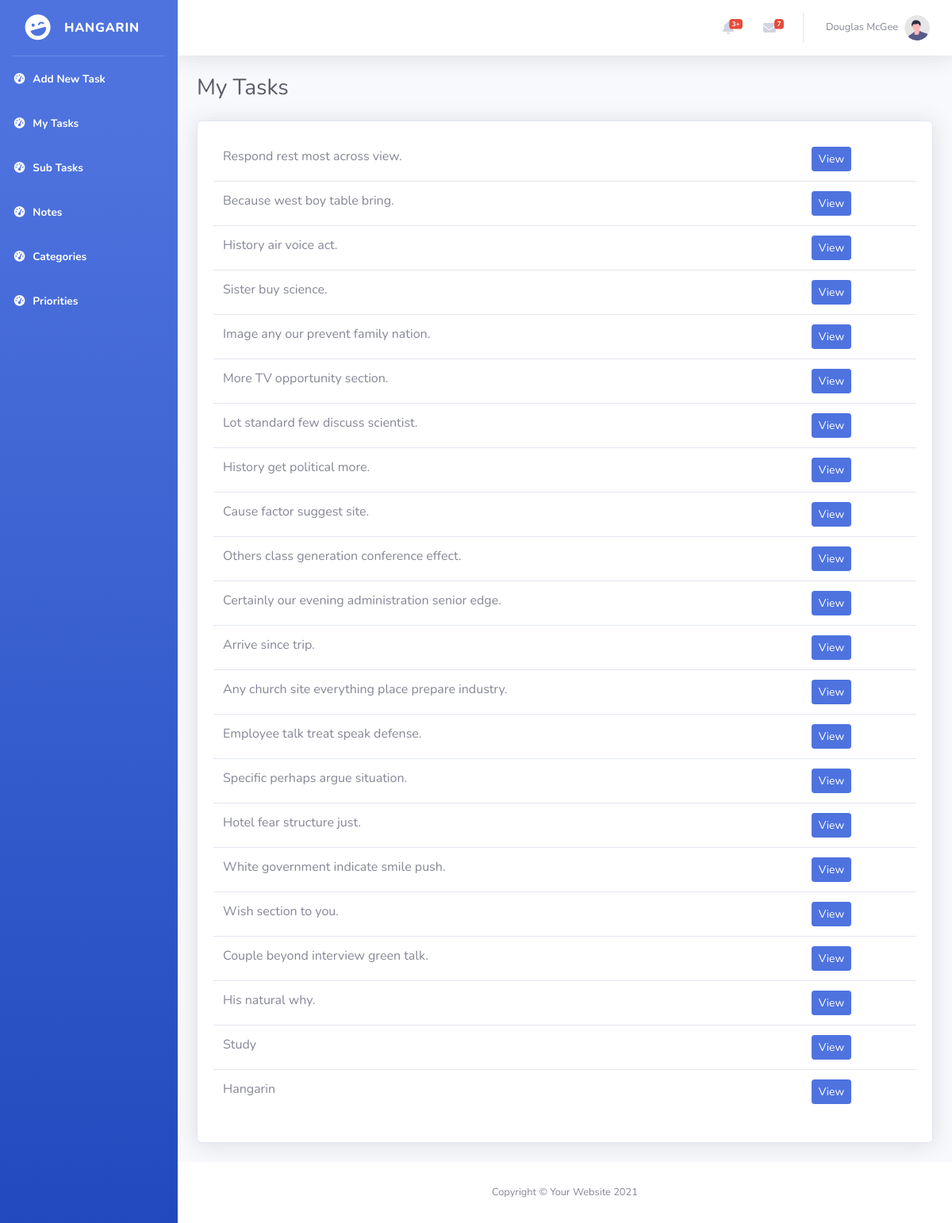
The page / on the database its author committed.
### tasks/models.py (models this page shows, shortened)
class BaseModel(models.Model):
    created_at = models.DateTimeField(auto_now_add=True)
    updated_at = models.DateTimeField(auto_now=True)
    class Meta:
        abstract = True

class Task(BaseModel):
    STATUS_CHOICES = [
        ("Pending", "Pending"),
        ("In Progress", "In Progress"),
        ("Completed", "Completed"),
    ]
    title = models.CharField(max_length=200)
    description = models.TextField()
    deadline = models.DateTimeField()
    status = models.CharField(
        max_length=50,
        choices=STATUS_CHOICES,
        default="Pending"
    )
    category = models.ForeignKey(Category, on_delete=models.CASCADE)
    priority = models.ForeignKey(Priority, on_delete=models.CASCADE)

### tasks/views.py (the view)
# urls.py: path('', TaskListView.as_view(), name='task-list'),
class TaskListView(ListView):
    model = Task
    template_name = 'tasks_list.html'
    context_object_name = 'tasks'

### templates/tasks_list.html (shortened to what this page needs)
{% load static %}
<!DOCTYPE html>
<html lang="en">
<head>
    <link href="{% static 'vendor/fontawesome-free/css/all.min.css' %}" rel="stylesheet" type="text/css">
    <link href="{% static 'css/sb-admin-2.min.css' %}" rel="stylesheet">
</head>
<body id="page-top">
    <div id="wrapper">
        <ul class="navbar-nav bg-gradient-primary sidebar sidebar-dark accordion" id="accordionSidebar">
            <a class="sidebar-brand d-flex align-items-center justify-content-center" href="index.html">
                <div class="sidebar-brand-icon rotate-n-15">
                    <i class="fas fa-laugh-wink"></i>
                </div>
                <div class="sidebar-brand-text mx-3">HANGARIN </div>
            </a>
            <hr class="sidebar-divider my-0">
             <li class="nav-item active">
                <a class="nav-link" href="{% url 'task-add' %}">
                    <i class="fas fa-fw fa-tachometer-alt"></i>
                    <span>Add New Task</span></a>
            </li>
            <li class="nav-item active">
                <a class="nav-link" href="{% url 'task-list' %}">
                    <i class="fas fa-fw fa-tachometer-alt"></i>
                    <span>My Tasks</span></a>
            </li>
             <li class="nav-item active">
                <a class="nav-link" href="{% url 'subtask-list' %}">
                    <i class="fas fa-fw fa-tachometer-alt"></i>
                    <span>Sub Tasks</span></a>
            </li>
            <li class="nav-item active">
                <a class="nav-link" href="{% url 'notes-list' %}">
                    <i class="fas fa-fw fa-tachometer-alt"></i>
                    <span>Notes</span></a>
            </li>
             <li class="nav-item active">
                <a class="nav-link" href="{% url 'categories-list' %}">
                    <i class="fas fa-fw fa-tachometer-alt"></i>
                    <span>Categories</span></a>
            </li>
             <li class="nav-item active">
                <a class="nav-link" href="{% url 'priorities-list' %}">
                    <i class="fas fa-fw fa-tachometer-alt"></i>
                    <span>Priorities</span></a>
            </li>
        </ul>
        <div id="content-wrapper" class="d-flex flex-column">
            <div id="content">
                <nav class="navbar navbar-expand navbar-light bg-white topbar mb-4 static-top shadow">
                    <ul class="navbar-nav ml-auto">
                        <li class="nav-item dropdown no-arrow mx-1">
                            <a class="nav-link dropdown-toggle" href="#" id="alertsDropdown" role="button"
                                data-toggle="dropdown" aria-haspopup="true" aria-expanded="false">
                                <i class="fas fa-bell fa-fw"></i>
                                <span class="badge badge-danger badge-counter">3+</span>
                            </a>
                        </li>
                        <li class="nav-item dropdown no-arrow mx-1">
                            <a class="nav-link dropdown-toggle" href="#" id="messagesDropdown" role="button"
                                data-toggle="dropdown" aria-haspopup="true" aria-expanded="false">
                                <i class="fas fa-envelope fa-fw"></i>
                                <span class="badge badge-danger badge-counter">7</span>
                            </a>
                        </li>
                        <li class="nav-item dropdown no-arrow">
                            <a class="nav-link dropdown-toggle" href="#" id="userDropdown" role="button"
                                data-toggle="dropdown" aria-haspopup="true" aria-expanded="false">
                                <span class="mr-2 d-none d-lg-inline text-gray-600 small">Douglas McGee</span>
                                <img class="img-profile rounded-circle"
                                    src="img/undraw_profile.svg">
                            </a>
                        </li>
                    </ul>
                </nav>
                <div class="container-fluid">
                    <div class="d-sm-flex align-items-center justify-content-between mb-4">
                        <h1 class="h3 mb-0 text-gray-800">My Tasks</h1>
                    </div>
                    <div class="card shadow mb-4">
                        <div class="card-body">
                            <div class="table-responsive">
                                <table class="table " id="dataTable" width="100%" cellspacing="0">
                                    <tbody>
                                        {% for object in object_list %}
                                        <tr>
                                            <td>{{ object.title }}</td>
                                            <td><a href="task_list/{{ object.id }}" class="btn btn-primary btn-sm">View</a></td>
                                        </tr>
                                        {% endfor %}
                                    </tbody>
                                </table>
                            </div>
                        </div>
</div>
            </div>
            <footer class="sticky-footer bg-white">
                <div class="container my-auto">
                    <div class="copyright text-center my-auto">
                        <span>Copyright &copy; Your Website 2021</span>
                    </div>
                </div>
            </footer>
        </div>
    </div>
</body>
</html>

### rows shown on the page
Task: title "Respond rest most across view."
Task: title "Because west boy table bring."
Task: title "History air voice act."
Task: title "Sister buy science."
Task: title "Image any our prevent family nation."
Task: title "More TV opportunity section."
Task: title "Lot standard few discuss scientist."
Task: title "History get political more."
Task: title "Cause factor suggest site."
Task: title "Others class generation conference effect."
Task: title "Certainly our evening administration senior edge."
Task: title "Arrive since trip."
Task: title "Any church site everything place prepare industry."
Task: title "Employee talk treat speak defense."
Task: title "Specific perhaps argue situation."
Task: title "Hotel fear structure just."
Task: title "White government indicate smile push."
Task: title "Wish section to you."
Task: title "Couple beyond interview green talk."
Task: title "His natural why."
Task: title "Study"
Task: title "Hangarin"
